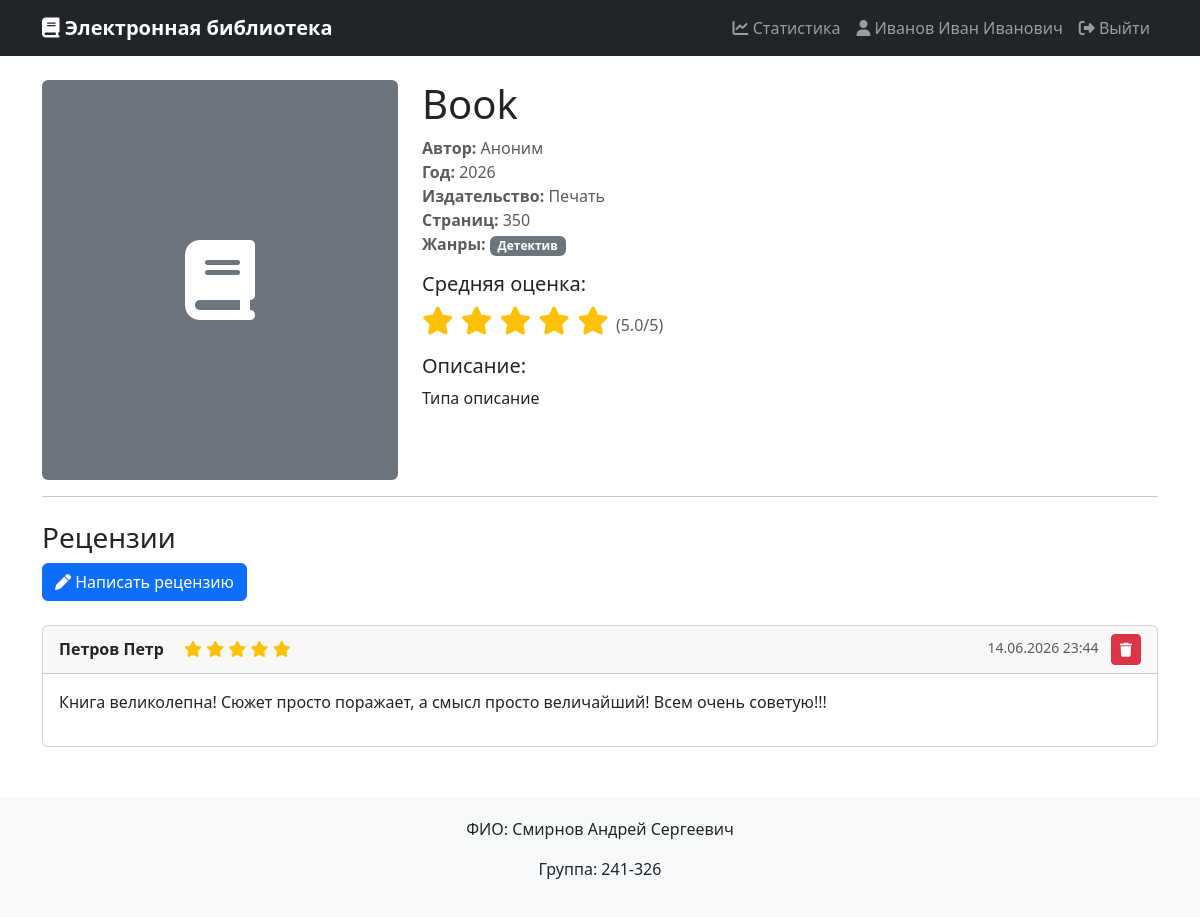
Page /book/1 (signed in) on the committed database.
### models.py (models this page shows, shortened)
class User(db.Model, UserMixin):
    __tablename__ = 'user'
    id = db.Column(db.Integer, primary_key=True)
    login = db.Column(db.String(100), unique=True, nullable=False)
    password_hash = db.Column(db.String(200), nullable=False)
    last_name = db.Column(db.String(100), nullable=False)
    first_name = db.Column(db.String(100), nullable=False)
    patronymic = db.Column(db.String(100))
    role_id = db.Column(db.Integer, db.ForeignKey('role.id'), nullable=False)
    role = db.relationship('Role')
    @property
    def full_name(self):
        if self.patronymic:
            return f"{self.last_name} {self.first_name} {self.patronymic}"
        return f"{self.last_name} {self.first_name}"

class Book(db.Model):
    __tablename__ = 'book'
    id = db.Column(db.Integer, primary_key=True)
    title = db.Column(db.String(200), nullable=False)
    description = db.Column(db.Text, nullable=False)
    year = db.Column(db.Integer, nullable=False)
    publisher = db.Column(db.String(200), nullable=False)
    author = db.Column(db.String(200), nullable=False)
    pages = db.Column(db.Integer, nullable=False)
    genres = db.relationship('Genre', secondary=book_genre, lazy='subquery',
                             backref=db.backref('books', lazy=True))
    cover = db.relationship('Cover', uselist=False, backref='book', cascade='all, delete-orphan')
    reviews = db.relationship('Review', backref='book', cascade='all, delete-orphan')

class Genre(db.Model):
    __tablename__ = 'genre'
    id = db.Column(db.Integer, primary_key=True)
    name = db.Column(db.String(100), unique=True, nullable=False)

class Review(db.Model):
    __tablename__ = 'review'
    id = db.Column(db.Integer, primary_key=True)
    book_id = db.Column(db.Integer, db.ForeignKey('book.id', ondelete='CASCADE'), nullable=False)
    user_id = db.Column(db.Integer, db.ForeignKey('user.id', ondelete='CASCADE'), nullable=False)
    rating = db.Column(db.Integer, nullable=False)
    text = db.Column(db.Text, nullable=False)
    created_at = db.Column(db.DateTime, default=datetime.now, nullable=False)
    user = db.relationship('User')

### app.py (the view)
@app.route('/book/<int:book_id>')
def book_detail(book_id):
    book = Book.query.get_or_404(book_id)
    log_book_view(book_id)
    if not current_user.is_authenticated:
        recent = session.get('recent_books', [])
        if book_id in recent:
            recent.remove(book_id)
        recent.insert(0, book_id)
        session['recent_books'] = recent[:5]
    avg_rating = get_average_rating(book_id)
    reviews = Review.query.filter_by(book_id=book_id).order_by(Review.created_at.desc()).all()
    user_review = None
    if current_user.is_authenticated:
        user_review = Review.query.filter_by(book_id=book_id, user_id=current_user.id).first()
    can_review = current_user.is_authenticated and not user_review
    return render_template('book_detail.html',
                           book=book,
                           avg_rating=avg_rating,
                           reviews=reviews,
                           user_review=user_review,
                           can_review=can_review,
                           render_markdown=render_markdown)

### app.py (called while the page is built)
@login_manager.user_loader
def load_user(user_id):
    return User.query.get(int(user_id))

@app.context_processor
def utility_processor():
    def user_has_role(role_name):
        if current_user.is_authenticated and current_user.role:
            return current_user.role.name == role_name
        return False
    return dict(user_has_role=user_has_role)

def render_markdown(text):
    clean_text = bleach.clean(text, strip=True)
    return markdown.markdown(clean_text, extensions=['extra', 'codehilite'])

def log_book_view(book_id):
    user_id = current_user.id if current_user.is_authenticated else None
    today = datetime.now().date()
    today_start = datetime(today.year, today.month, today.day)
    today_end = today_start + timedelta(days=1)
    views_today = BookViewLog.query.filter(
        BookViewLog.book_id == book_id,
        BookViewLog.user_id == user_id,
        BookViewLog.viewed_at >= today_start,
        BookViewLog.viewed_at < today_end
    ).count()
    if views_today < 10:
        log = BookViewLog(book_id=book_id, user_id=user_id)
        db.session.add(log)
        db.session.commit()

def get_average_rating(book_id):
    result = db.session.query(func.avg(Review.rating)).filter_by(book_id=book_id).scalar()
    return round(result, 1) if result else 0

### templates/book_detail.html (shortened to what this page needs)
{% extends "base.html" %}
{% block content %}
<div class="row">
    <div class="col-md-4">
        {% if book.cover %}
        <img src="{{ url_for('static', filename='../uploads/' + book.cover.filename) }}"
             class="img-fluid rounded shadow" alt="{{ book.title }}">
        {% else %}
        <div class="bg-secondary text-white rounded d-flex align-items-center justify-content-center" style="height: 400px;">
            <i class="fas fa-book fa-5x"></i>
        </div>
        {% endif %}
    </div>
    <div class="col-md-8">
        <h1>{{ book.title }}</h1>
        <p class="text-muted">
            <strong>Автор:</strong> {{ book.author }}<br>
            <strong>Год:</strong> {{ book.year }}<br>
            <strong>Издательство:</strong> {{ book.publisher }}<br>
            <strong>Страниц:</strong> {{ book.pages }}<br>
            <strong>Жанры:</strong>
            {% for genre in book.genres %}
                <span class="badge bg-secondary">{{ genre.name }}</span>
            {% endfor %}
        </p>
        <div class="mb-3">
            <h5>Средняя оценка:</h5>
            <div class="rating h3">
                {% for i in range(5) %}
                    {% if i < avg_rating|int %}
                        <i class="fas fa-star"></i>
                    {% elif i < avg_rating %}
                        <i class="fas fa-star-half-alt"></i>
                    {% else %}
                        <i class="far fa-star"></i>
                    {% endif %}
                {% endfor %}
                <span class="text-muted fs-6">({{ avg_rating }}/5)</span>
            </div>
        </div>
        <div class="mb-3">
            <h5>Описание:</h5>
            <div>{{ render_markdown(book.description)|safe }}</div>
        </div>
    </div>
</div>
<hr>
<div class="mt-4">
    <h3>Рецензии</h3>
    {% if can_review %}
    <div class="mb-4">
        <a href="{{ url_for('add_review', book_id=book.id) }}" class="btn btn-primary">
            <i class="fas fa-pen"></i> Написать рецензию
        </a>
    </div>
    {% endif %}
    {% if reviews %}
        {% for review in reviews %}
            <div class="card mb-3">
                <div class="card-header d-flex justify-content-between align-items-center">
                    <div>
                        <strong>{{ review.user.full_name }}</strong>
                        <div class="rating d-inline-block ms-3">
                            {% for i in range(review.rating) %}
                                <i class="fas fa-star text-warning"></i>
                            {% endfor %}
                        </div>
                    </div>
                    <div>
                        <small class="text-muted me-2">{{ review.created_at.strftime('%d.%m.%Y %H:%M') }}</small>
                        {% if current_user.is_authenticated and (user_has_role('администратор') or user_has_role('модератор')) %}
                            <button type="button" class="btn btn-sm btn-danger" data-bs-toggle="modal" data-bs-target="#deleteReviewModal{{ review.id }}">
                                <i class="fas fa-trash"></i>
                            </button>
                        {% endif %}
                    </div>
                </div>
                <div class="card-body">
                    {{ render_markdown(review.text)|safe }}
                </div>
            </div>
        {% endfor %}
    {% else %}
        <p class="text-muted">Пока нет рецензий. Будьте первым!</p>
    {% endif %}
</div>
{% endblock %}

### templates/base.html (shortened to what this page needs)
<!DOCTYPE html>
<html lang="ru">
<head>
    <link href="https://cdn.jsdelivr.net/npm/bootstrap@5.3.0/dist/css/bootstrap.min.css" rel="stylesheet">
    <link rel="stylesheet" href="https://cdn.jsdelivr.net/npm/easymde@2.18.0/dist/easymde.min.css">
    <link rel="stylesheet" href="https://cdnjs.cloudflare.com/ajax/libs/font-awesome/6.4.0/css/all.min.css">
</head>
<body>
    <nav class="navbar navbar-expand-lg navbar-dark bg-dark">
        <div class="container">
            <a class="navbar-brand" href="{{ url_for('index') }}">
                <i class="fas fa-book"></i> Электронная библиотека
            </a>
            <div class="collapse navbar-collapse" id="navbarNav">
                <ul class="navbar-nav ms-auto">
                    {% if current_user.is_authenticated and user_has_role('администратор') %}
                    <li class="nav-item">
                        <a class="nav-link" href="{{ url_for('statistics') }}">
                            <i class="fas fa-chart-line"></i> Статистика
                        </a>
                    </li>
                    {% endif %}
                    {% if current_user.is_authenticated %}
                    <li class="nav-item">
                        <span class="nav-link">
                            <i class="fas fa-user"></i> {{ current_user.full_name }}
                        </span>
                    </li>
                    <li class="nav-item">
                        <a class="nav-link" href="{{ url_for('logout') }}">
                            <i class="fas fa-sign-out-alt"></i> Выйти
                        </a>
                    </li>
                    {% else %}
                    <li class="nav-item">
                        <a class="nav-link" href="{{ url_for('login') }}">
                            <i class="fas fa-sign-in-alt"></i> Войти
                        </a>
                    </li>
                    {% endif %}
                </ul>
            </div>
        </div>
    </nav>
    <div class="container mt-4">
        {% block content %}{% endblock %}
    </div>
    <footer>
        <div class="container">
            <p>ФИО: Смирнов Андрей Сергеевич</p>
            <p>Группа: 241-326</p>
        </div>
    </footer>
</body>
</html>

### templates/base.html (style rules this page uses)
.rating { color: #ffc107; }
.navbar-brand { font-weight: bold; }
footer { margin-top: 50px; padding: 20px 0; background-color: #f8f9fa; text-align: center; }

### rows in the picture
User: full_name "Иванов Иван Иванович"
Book: title "Book", author "Аноним", year "2026", publisher "Печать", pages "350", description "Типа описание"
Genre: name "Детектив"
Review: user.full_name "Петров Петр", rating 5 (drawn), created_at "14.06.2026 23:44", text "Книга великолепна! Сюжет просто поражает, а смысл просто величайший! Всем очень советую!!!"

### other values in the picture
{{ avg_rating }} "5.0"
